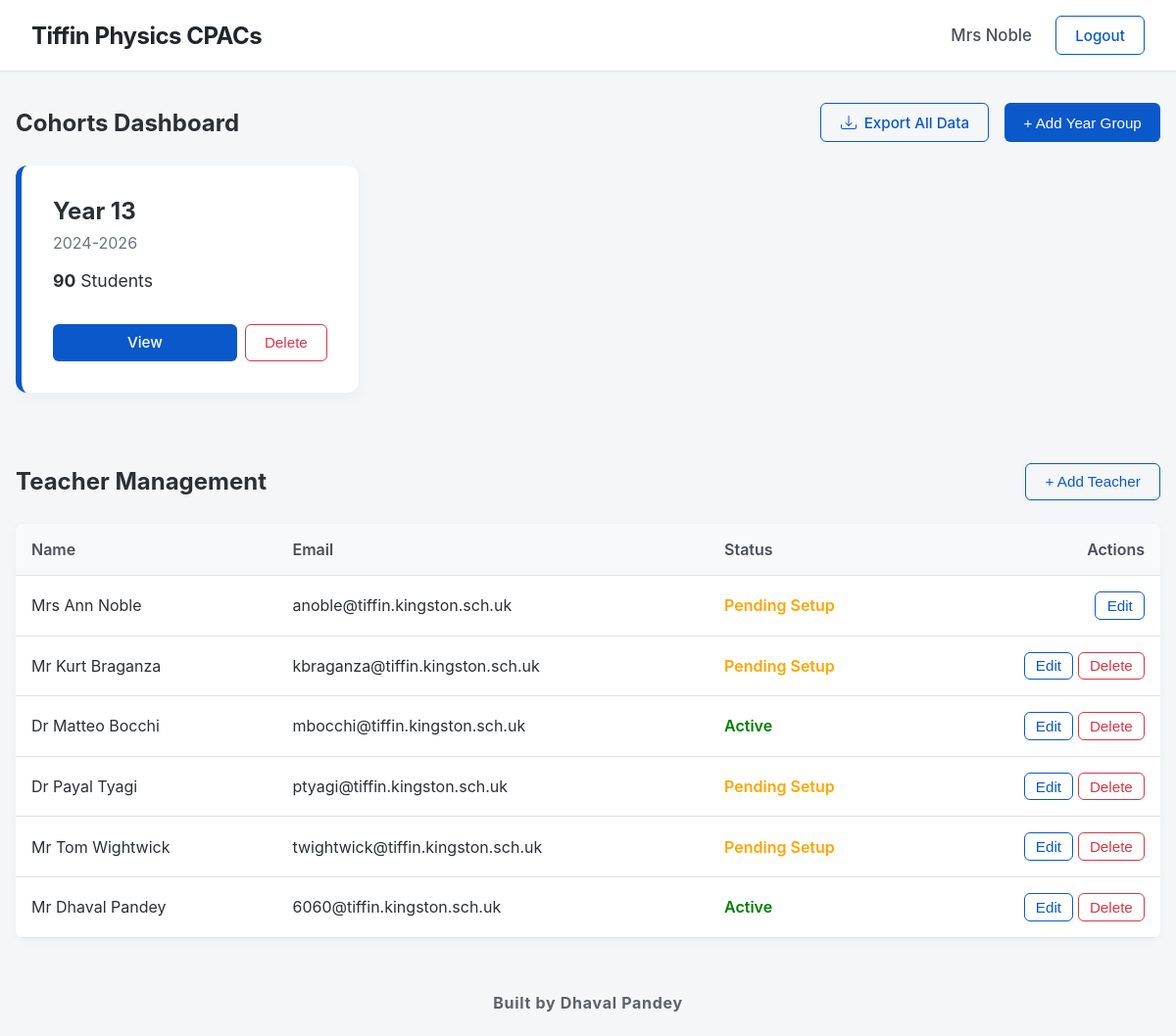
Page /dashboard (signed in) on the committed database.
### app.py (models this page shows, shortened)
class Teacher(UserMixin, db.Model):
    id = db.Column(db.Integer, primary_key=True)
    email = db.Column(db.String(150), unique=True, nullable=False)
    password = db.Column(db.String(200), nullable=True)
    title = db.Column(db.String(10), nullable=False)
    first_name = db.Column(db.String(100), nullable=False)
    last_name = db.Column(db.String(100), nullable=False)
    @property
    def role(self): return 'teacher'

### app.py (the view)
@app.route('/dashboard')
@teacher_required
def dashboard():
    cohorts = Cohort.query.order_by(Cohort.end_year.desc()).all()
    cohort_data = [{'id': c.id, 'title': get_cohort_title(c.end_year), 'years': f"{c.start_year}-{c.end_year}", 'student_count': len(c.students)} for c in cohorts]
    teachers = Teacher.query.all()
    return render_template('dashboard.html', cohorts=cohort_data, teachers=teachers)

### app.py (called while the page is built)
@login_manager.user_loader
def load_user(user_id):
    if user_id.startswith('teacher_'): return Teacher.query.get(int(user_id.split('_')[1]))
    elif user_id.startswith('student_'): return Student.query.get(int(user_id.split('_')[1]))
    return None

def teacher_required(f):
    @wraps(f)
    def decorated_function(*args, **kwargs):
        if not current_user.is_authenticated or current_user.role != 'teacher': abort(403)
        return f(*args, **kwargs)
    return decorated_function

def get_academic_end_year():
    now = datetime.utcnow()
    return now.year if now.month < 9 else now.year + 1

def get_cohort_title(end_year):
    acad_end = get_academic_end_year()
    if end_year == acad_end: return "Year 13"
    elif end_year == acad_end + 1: return "Year 12"
    elif end_year < acad_end:
        diff = acad_end - end_year
        return "Left last year" if diff == 1 else f"Left {diff} years ago"
    return f"Future (Starts {end_year-2})"

### templates/dashboard.html (shortened to what this page needs)
{% extends 'base.html' %} {% block content %}
<div
	style="
		display: flex;
		justify-content: space-between;
		align-items: center;
		margin-bottom: 1.5rem;
	">
	<h2 style="margin: 0">Cohorts Dashboard</h2>
	<div style="display: flex; gap: 1rem">
		<a
			href="{{ url_for('export_data') }}"
			class="btn btn-outline"
			style="display: flex; align-items: center; gap: 0.5rem">
			Export All Data
		</a>
		<button
			class="btn"
			onclick="
				document.getElementById('addCohortModal').style.display = 'flex'
			">
			+ Add Year Group
		</button>
	</div>
</div>
<div class="carousel">
	{% for c in cohorts %}
	<div class="card">
		<div>
			<h3>{{ c.title }}</h3>
			<p style="color: #6c757d; margin-top: 0">{{ c.years }}</p>
			<p style="font-size: 1.1rem">
				<strong>{{ c.student_count }}</strong> Students
			</p>
		</div>
		<div style="display: flex; gap: 0.5rem; margin-top: 1rem">
			<a
				href="{{ url_for('cohort_view', id=c.id) }}"
				class="btn"
				style="flex: 1; text-align: center"
				>View</a
			>
			<form
				method="POST"
				action="{{ url_for('delete_cohort', id=c.id) }}"
				onsubmit="
					return confirm(
						'WARNING: Are you sure you want to delete this entire cohort? All students and their marks will be lost forever.',
					);
				"
				style="margin: 0">
				<button
					type="submit"
					class="btn btn-danger"
					style="height: 100%">
					Delete
				</button>
			</form>
		</div>
	</div>
	{% endfor %}
</div>
<div
	style="
		display: flex;
		justify-content: space-between;
		align-items: center;
		margin-bottom: 1.5rem;
		margin-top: 3rem;
	">
	<h2 style="margin: 0">Teacher Management</h2>
	<button
		class="btn btn-outline"
		onclick="
			document.getElementById('addTeacherModal').style.display = 'flex'
		">
		+ Add Teacher
	</button>
</div>
<table class="data-table">
	<tr>
		<th>Name</th>
		<th>Email</th>
		<th>Status</th>
		<th style="text-align: right">Actions</th>
	</tr>
	{% for t in teachers %}
	<tr>
		<td>{{ t.title }} {{ t.first_name }} {{ t.last_name }}</td>
		<td>{{ t.email }}</td>
		<td>
			{% if t.password %}
			<span style="color: green; font-weight: 600">Active</span>
			{% else %}
			<span style="color: orange; font-weight: 600">Pending Setup</span>
			{% endif %}
		</td>
		<td style="text-align: right">
			<button
				class="btn btn-outline"
				style="padding: 0.3rem 0.7rem"
				onclick="openEditTeacher({{ t.id }}, '{{ t.title }}', '{{ t.first_name }} {{ t.last_name }}')">
				Edit
			</button>
			{% if current_user.id != t.id %}
			<form
				method="POST"
				action="{{ url_for('delete_teacher', id=t.id) }}"
				style="display: inline"
				onsubmit="return confirm('Delete teacher {{ t.last_name }}?');">
				<button
					type="submit"
					class="btn btn-danger"
					style="padding: 0.3rem 0.7rem">
					Delete
				</button>
			</form>
			{% endif %}
		</td>
	</tr>
	{% endfor %}
</table>
{% endblock %}

### templates/base.html (shortened to what this page needs)
<!doctype html>
<html lang="en">
	<head>
	</head>
	<body>
		<nav class="navbar">
			<h2>
				<a
					href="{% if current_user.is_authenticated and current_user.role == 'teacher' %}{{ url_for('dashboard') }}{% else %}{{ url_for('home') }}{% endif %}"
					class="navbar-brand"
					>Tiffin Physics CPACs</a
				>
			</h2>
			<div style="display: flex; align-items: center">
				{% if current_user.is_authenticated %} {% if current_user.role
				== 'teacher' %}
				<span class="user-name"
					>{{ current_user.title }} {{ current_user.last_name }}</span
				>
				{% endif %}
				<a href="{{ url_for('logout') }}" class="btn btn-outline"
					>Logout</a
				>
				{% endif %}
			</div>
		</nav>
		<div class="content-wrapper">
			<div class="container">
				 {% block content %}{%
				endblock %}
			</div>
		</div>
		<b><footer class="site-footer">Built by Dhaval Pandey</footer></b>
	</body>
</html>

### templates/base.html (style rules this page uses)
:root { --bg: #f4f6f8; --text: #2b3035; --primary: #0a58ca; --border: #dee2e6; }
html, body { height: 100%; }
body { font-family: -apple-system, BlinkMacSystemFont, "Segoe UI", Roboto, sans-serif; background: var(--bg); color: var(--text); margin: 0; padding: 0; display: flex; flex-direction: column; }
.navbar { background: #ffffff; padding: 1rem 2rem; border-bottom: 1px solid var(--border); display: flex; justify-content: space-between; align-items: center; box-shadow: 0 1px 3px rgba(0, 0, 0, 0.03); }
.navbar h2 { margin: 0; font-weight: 700; letter-spacing: -0.5px; }
.navbar-brand { text-decoration: none; color: #212529; transition: color 0.2s ease; }
.user-name { font-weight: 500; font-size: 1.05rem; margin-right: 1.5rem; color: #495057; }
.content-wrapper { flex: 1; }
.container { max-width: 1400px; margin: 2rem auto; padding: 0 1rem; }
.btn { padding: 0.6rem 1.2rem; border: none; border-radius: 6px; background: var(--primary); color: white; cursor: pointer; text-decoration: none; font-size: 0.95rem; font-weight: 500; transition: background 0.2s; }
.btn-outline { background: transparent; border: 1px solid var(--primary); color: var(--primary); }
.btn-danger { background: white; border: 1px solid #dc3545; color: #dc3545; }
.site-footer { text-align: center; padding: 1.5rem; color: #5d6268; font-size: 1rem; letter-spacing: 0.7px; background: transparent; }

### templates/dashboard.html (style rules this page uses)
.carousel { display: flex; overflow-x: auto; gap: 1.5rem; padding-bottom: 1.5rem; margin-bottom: 3rem; }
.card { min-width: 280px; background: white; padding: 2rem; border-radius: 12px; box-shadow: 0 4px 15px rgba(0, 0, 0, 0.04); border-left: 6px solid var(--primary); display: flex; flex-direction: column; justify-content: space-between; }
.card h3 { margin-top: 0; font-size: 1.5rem; margin-bottom: 0.5rem; }
.data-table { width: 100%; border-collapse: collapse; background: white; border-radius: 8px; overflow: hidden; box-shadow: 0 2px 10px rgba(0, 0, 0, 0.04); }
.data-table th, .data-table td { padding: 1rem; text-align: left; border-bottom: 1px solid var(--border); }
.data-table th { background: #f8f9fa; font-weight: 600; color: #495057; }

### rows in the picture
Teacher: title "Mrs", last_name "Noble", first_name "Ann", email "anoble@tiffin.kingston.sch.uk", shows "Pending Setup"
Teacher: title "Mr", first_name "Kurt", last_name "Braganza", email "kbraganza@tiffin.kingston.sch.uk", shows "Pending Setup"
Teacher: title "Dr", first_name "Matteo", last_name "Bocchi", email "mbocchi@tiffin.kingston.sch.uk", shows "Active"
Teacher: title "Dr", first_name "Payal", last_name "Tyagi", email "ptyagi@tiffin.kingston.sch.uk", shows "Pending Setup"
Teacher: title "Mr", first_name "Tom", last_name "Wightwick", email "twightwick@tiffin.kingston.sch.uk", shows "Pending Setup"
Teacher: title "Mr", first_name "Dhaval", last_name "Pandey", email "6060@tiffin.kingston.sch.uk", shows "Active"

### other values in the picture
{{ c.title }} "Year 13"
{{ c.years }} "2024-2026"
{{ c.student_count }} "90"
